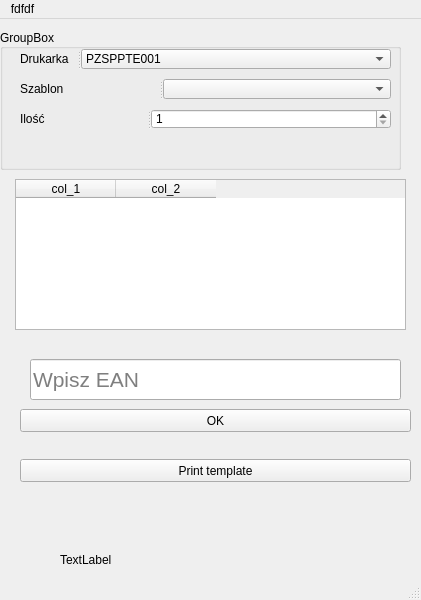
<?xml version="1.0" encoding="UTF-8"?>
<ui version="4.0">
 <class>MainWindow</class>
 <widget class="QMainWindow" name="MainWindow">
  <property name="geometry">
   <rect>
    <x>0</x>
    <y>0</y>
    <width>421</width>
    <height>600</height>
   </rect>
  </property>
  <property name="windowTitle">
   <string>MainWindow</string>
  </property>
  <widget class="QWidget" name="centralwidget">
   <widget class="QGroupBox" name="groupBox">
    <property name="geometry">
     <rect>
      <x>0</x>
      <y>10</y>
      <width>401</width>
      <height>141</height>
     </rect>
    </property>
    <property name="layoutDirection">
     <enum>Qt::LeftToRight</enum>
    </property>
    <property name="title">
     <string>GroupBox</string>
    </property>
    <property name="alignment">
     <set>Qt::AlignLeading|Qt::AlignLeft|Qt::AlignVCenter</set>
    </property>
    <widget class="QSplitter" name="splitter">
     <property name="geometry">
      <rect>
       <x>20</x>
       <y>20</y>
       <width>371</width>
       <height>20</height>
      </rect>
     </property>
     <property name="orientation">
      <enum>Qt::Horizontal</enum>
     </property>
     <widget class="QLabel" name="printer_label">
      <property name="text">
       <string>Drukarka</string>
      </property>
     </widget>
     <widget class="QComboBox" name="printer_select">
      <property name="sizePolicy">
       <sizepolicy hsizetype="Preferred" vsizetype="Fixed">
        <horstretch>0</horstretch>
        <verstretch>0</verstretch>
       </sizepolicy>
      </property>
      <item>
       <property name="text">
        <string notr="true" comment="10.213.35.1" extracomment="10.213.35.1">PZSPPTE001</string>
       </property>
      </item>
      <item>
       <property name="text">
        <string>Nowy element</string>
       </property>
      </item>
      <item>
       <property name="text">
        <string>Nowy elementNowy elementNowy element</string>
       </property>
      </item>
     </widget>
    </widget>
    <widget class="QSplitter" name="template_2">
     <property name="geometry">
      <rect>
       <x>20</x>
       <y>50</y>
       <width>371</width>
       <height>20</height>
      </rect>
     </property>
     <property name="orientation">
      <enum>Qt::Horizontal</enum>
     </property>
     <widget class="QLabel" name="template_label">
      <property name="text">
       <string>Szablon</string>
      </property>
     </widget>
     <widget class="QComboBox" name="template_select">
      <property name="sizePolicy">
       <sizepolicy hsizetype="Preferred" vsizetype="Fixed">
        <horstretch>0</horstretch>
        <verstretch>0</verstretch>
       </sizepolicy>
      </property>
     </widget>
    </widget>
    <widget class="QSplitter" name="qty">
     <property name="geometry">
      <rect>
       <x>20</x>
       <y>80</y>
       <width>371</width>
       <height>20</height>
      </rect>
     </property>
     <property name="orientation">
      <enum>Qt::Horizontal</enum>
     </property>
     <widget class="QLabel" name="qty_label">
      <property name="text">
       <string>Ilość</string>
      </property>
     </widget>
     <widget class="QSpinBox" name="qty_input">
      <property name="minimum">
       <number>1</number>
      </property>
      <property name="maximum">
       <number>250</number>
      </property>
     </widget>
    </widget>
   </widget>
   <widget class="QPushButton" name="pushButton">
    <property name="geometry">
     <rect>
      <x>20</x>
      <y>390</y>
      <width>391</width>
      <height>23</height>
     </rect>
    </property>
    <property name="text">
     <string>OK</string>
    </property>
   </widget>
   <widget class="QLabel" name="label">
    <property name="geometry">
     <rect>
      <x>60</x>
      <y>520</y>
      <width>261</width>
      <height>41</height>
     </rect>
    </property>
    <property name="text">
     <string>TextLabel</string>
    </property>
   </widget>
   <widget class="QPushButton" name="print_template_btn">
    <property name="geometry">
     <rect>
      <x>20</x>
      <y>440</y>
      <width>391</width>
      <height>23</height>
     </rect>
    </property>
    <property name="text">
     <string>Print template</string>
    </property>
   </widget>
   <widget class="QLineEdit" name="ean_input">
    <property name="geometry">
     <rect>
      <x>30</x>
      <y>340</y>
      <width>371</width>
      <height>41</height>
     </rect>
    </property>
    <property name="font">
     <font>
      <pointsize>16</pointsize>
     </font>
    </property>
    <property name="inputMethodHints">
     <set>Qt::ImhNone</set>
    </property>
    <property name="placeholderText">
     <string>Wpisz EAN</string>
    </property>
   </widget>
   <widget class="QTableWidget" name="tableWidget">
    <property name="geometry">
     <rect>
      <x>15</x>
      <y>160</y>
      <width>391</width>
      <height>151</height>
     </rect>
    </property>
    <column>
     <property name="text">
      <string>col_1</string>
     </property>
    </column>
    <column>
     <property name="text">
      <string>col_2</string>
     </property>
    </column>
   </widget>
  </widget>
  <widget class="QMenuBar" name="menubar">
   <property name="geometry">
    <rect>
     <x>0</x>
     <y>0</y>
     <width>421</width>
     <height>21</height>
    </rect>
   </property>
   <widget class="QMenu" name="menufdfdf">
    <property name="title">
     <string>fdfdf</string>
    </property>
   </widget>
   <addaction name="menufdfdf"/>
  </widget>
  <widget class="QStatusBar" name="statusbar"/>
 </widget>
 <resources/>
 <connections/>
</ui>
